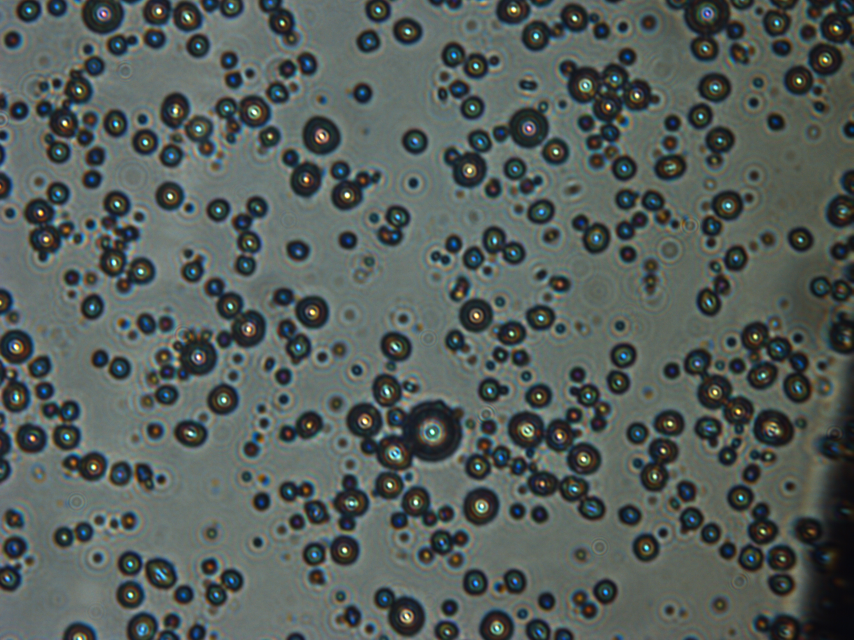
#> input picture 100XOptison6.jpg, 2560 x 1920 px (shown at 1/3 size)
$ python bubble_count.py
#> lines starting #> are read from the running program, lines starting #| are printed output that depends on the picture; after the words box and inside, x2 and y2 are one past the last pixel; in counts of white or black regions, pixels touching at a corner belong together
import cv2
import numpy as np
import matplotlib.pyplot as plt
import math
import timeit
from PIL import Image

X = 10
open_size = 30
baw_thread = 80

#Reading image in black and white
img = Image.open("100XOptison6.jpg")
#> img is the input picture: PIL image 2560x1920 RGB; mean R, G, B 84.8, 93.8, 90
width, height = img.size
#> width = 2560; height = 1920
print(width,height)
#| 2560 1920
gray = img.convert('L')
plt.imshow(gray, cmap='gray')
plt.show()
bw = gray.point(lambda x: 255 if x<baw_thread else 0, '1')
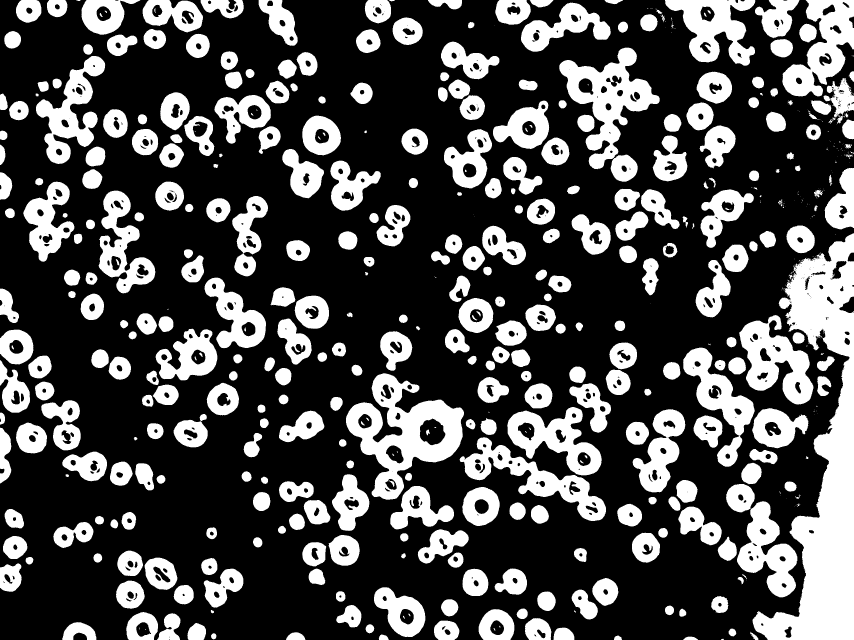
#> bw: PIL image 2560x1920 1 (shown at 1/3 size); 30.6% white; 601 white regions (216 under 20 px), largest, box (x1, y1, x2, y2) and area: (2257, 700, 2560, 1920) 151857, (1038, 1120, 1392, 1499) 55650, (1678, 143, 1979, 508) 39864
plt.imshow(bw, cmap='gray')
plt.show()
img = np.asarray( bw, dtype="uint8" )
#> img: shape (1920, 2560); values 0 (black) and 1 (white), 30.6% white; 601 white regions (216 under 20 px)
original = img

#Resize
#img = cv2.resize(img, (0,0), fx=0.25, fy=0.25)

#Filling holes

contours, hierarchy = cv2.findContours(img,cv2.RETR_TREE,cv2.CHAIN_APPROX_SIMPLE)
#> contours = 1241 contours, 500 with area under 20; largest, box (x1, y1, x2, y2) and area: (2257, 700, 2560, 1920) 153135, (1038, 1120, 1392, 1499) 64498, (1678, 143, 1979, 508) 42785, (2347, 0, 2560, 289) 32250, (2218, 945, 2441, 1214) 31524

for cnt in contours:
    cv2.drawContours(img,[cnt],0,255,-1)
#> this loop made 1241 passes
#> cnt on passes 8, 18, 25: [[2250, 1895]], [[1607, 1909], [1608, 1908], [1609, 1909], [1608, 1910]], [[437, 1887], [436, 1888], [436, 1889], [437, 1889]]
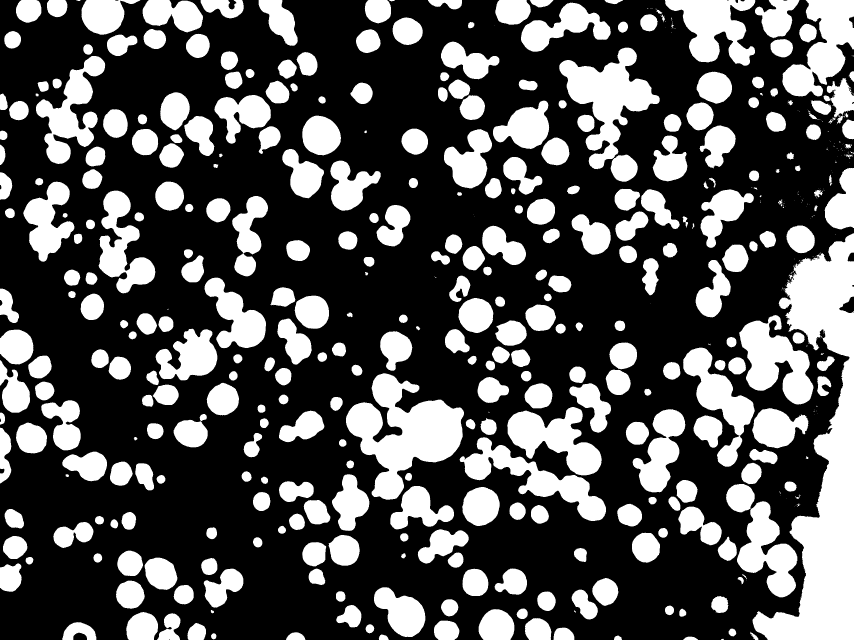
#> img: shape (1920, 2560) (shown at 1/3 size); 32.8% white; 548 white regions (194 under 20 px), largest, box (x1, y1, x2, y2) and area: (2257, 700, 2560, 1920) 155172, (1038, 1120, 1392, 1499) 65376, (1678, 143, 1979, 508) 43528
fill_hole = img

#Opening
kernel1 = cv2.getStructuringElement(cv2.MORPH_ELLIPSE,(open_size,open_size))
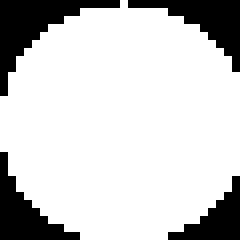
#> kernel1: shape (30, 30) (shown 8 times larger); values 0 (black) and 1 (white), 80.1% white; 4 black regions, box (x1, y1, x2, y2) and area: (0, 0, 15, 12) 58, (16, 0, 30, 9) 46, (0, 19, 10, 30) 43, (21, 22, 30, 30) 32
opening = cv2.morphologyEx(img, cv2.MORPH_OPEN, kernel1)
#> opening: shape (1920, 2560); 30.4% white; 237 white regions, largest, box (x1, y1, x2, y2) and area: (2260, 703, 2560, 1920) 151058, (1039, 1121, 1392, 1500) 63805, (1679, 144, 1966, 452) 39075

kernel2 = cv2.getStructuringElement(cv2.MORPH_ELLIPSE,(int(open_size/4),int(open_size/4)))
subtract = cv2.morphologyEx(img - opening, cv2.MORPH_OPEN, kernel2)
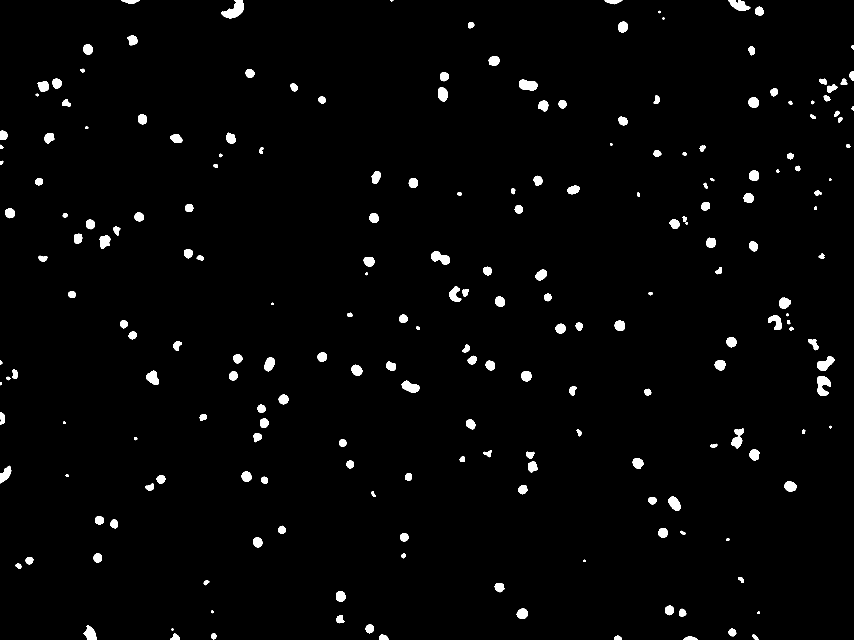
#> subtract: shape (1920, 2560) (shown at 1/3 size); 1.9% white; 215 white regions, largest, box (x1, y1, x2, y2) and area: (663, 0, 731, 55) 1975, (2452, 1129, 2493, 1188) 1565, (1557, 239, 1613, 271) 1399

plt.subplot(221)
plt.imshow(original, cmap='gray')
plt.subplot(222)
plt.imshow(opening, cmap='gray')
plt.subplot(223)
plt.imshow(subtract, cmap='gray')
plt.show()

img = opening
img = cv2.blur(img, (3,3))
subtract = cv2.blur(subtract, (3,3))

#Hough
circles = cv2.HoughCircles(img,cv2.HOUGH_GRADIENT,1,35, param1=1,param2=21,minRadius=0,maxRadius=200)
#> circles = 299 rows, first 8: [1427.5, 945.5, 51.6], [389.5, 1689.5, 37.9], [507.5, 587.5, 43.2], [49.5, 1040.5, 51.6], [359.5, 1105.5, 32.9], [1092.5, 1261.5, 54.8], [1245.5, 424.5, 38.3], [670.5, 1197.5, 46.3]

#Big ones
circles = np.uint16(np.around(circles))
#> circles = 299 rows, first 8: [1428, 946, 52], [390, 1690, 38], [508, 588, 43], [50, 1040, 52], [360, 1106, 33], [1092, 1262, 55], [1246, 424, 38], [670, 1198, 46]
res = np.zeros(5000)
count=0
for i in circles[0,:]:
    res[count] = i[2]*0.07/660/5*X
    count+=1
    cv2.circle(img,(i[0],i[1]),10,(0,0,255),3)
#> this loop made 299 passes
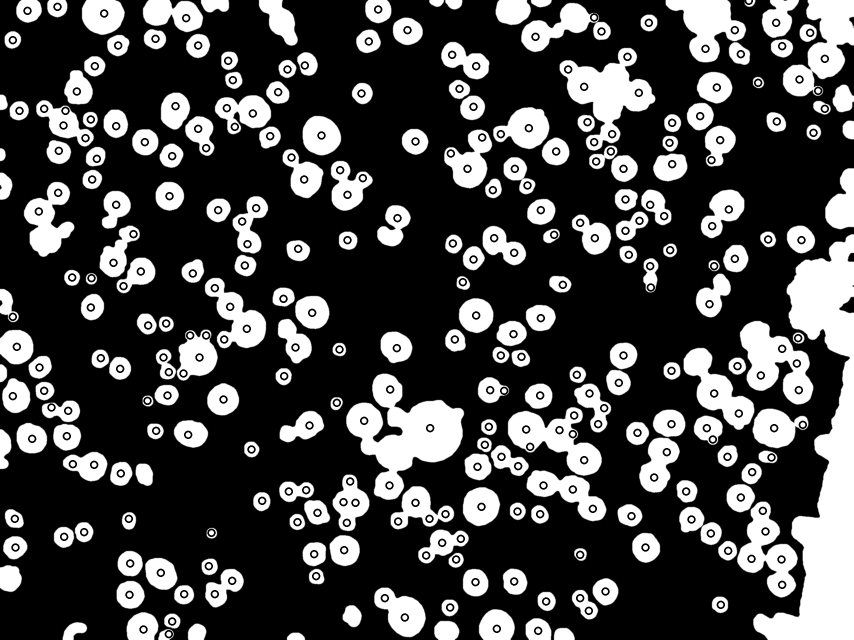
#> img: shape (1920, 2560) (shown at 1/3 size); min 0, max 255, mean 72.7
#> after the loop, count = 299; res = 5000 values, max 0.0216 at index 104, min 0 at index 299, mean 0.000425
print(count)
#| 299
plt.imshow(img)
plt.show()

#Small ones
circles_small = cv2.HoughCircles(subtract,cv2.HOUGH_GRADIENT,1,10, param1=1,param2=13,minRadius=0,maxRadius=200)
#> circles_small = 208 rows, first 8: [712.5, 1075.5, 13.7], [2132.5, 728.5, 14.4], [1988.5, 1598.5, 14.1], [2260.5, 306.5, 15.6], [2261.5, 526.5, 15.5], [1209.5, 956.5, 13.1], [1687.5, 312.5, 11.8], [691.5, 14.5, 39.6]
circles_small = np.uint16(np.around(circles_small))
#> circles_small = 208 rows, first 8: [712, 1076, 14], [2132, 728, 14], [1988, 1598, 14], [2260, 306, 16], [2262, 526, 16], [1210, 956, 13], [1688, 312, 12], [692, 14, 40]
for i in circles_small[0,:]:
    res[count] = i[2]*0.07/660/5*X
    count+=1
    cv2.circle(subtract,(i[0],i[1]),5,(0,0,255),2)
#> this loop made 208 passes
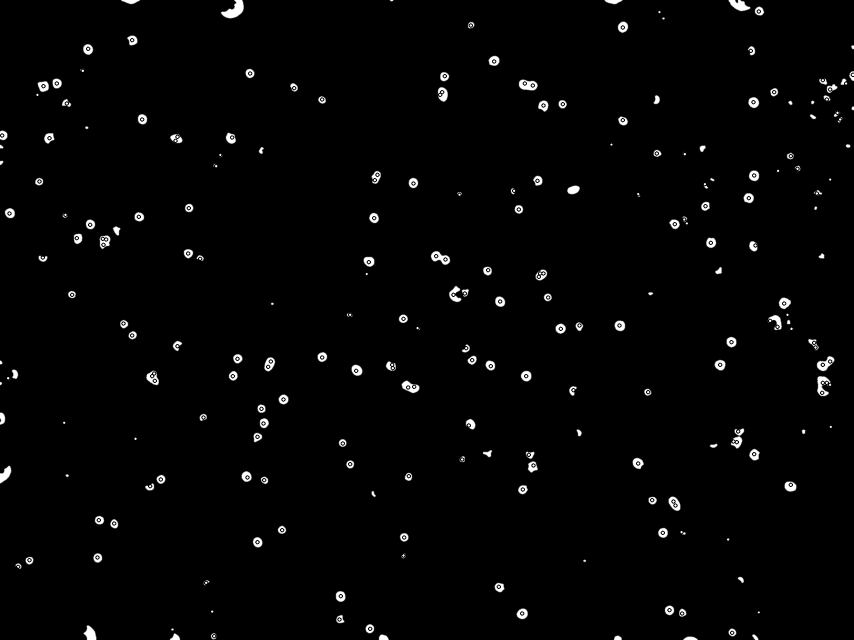
#> subtract: shape (1920, 2560) (shown at 1/3 size); min 0, max 255, mean 4.2
#> after the loop, count = 507; res = 5000 values, max 0.0216 at index 104, min 0 at index 507, mean 0.000537

print(count)
#| 507
plt.imshow(subtract)
plt.show()

# [7 lines of commented-out code are left out]
plt.subplot(221)
plt.imshow(original, cmap='gray')
plt.subplot(222)
plt.imshow(img, cmap='gray')
plt.subplot(223)
plt.imshow(subtract, cmap='gray')
plt.subplot(224)
plt.hist(res[res!=0], bins = 30)
plt.title("Distribution")
plt.xlabel("Size (mm)")
plt.ylabel("Frequency")

plt.show()
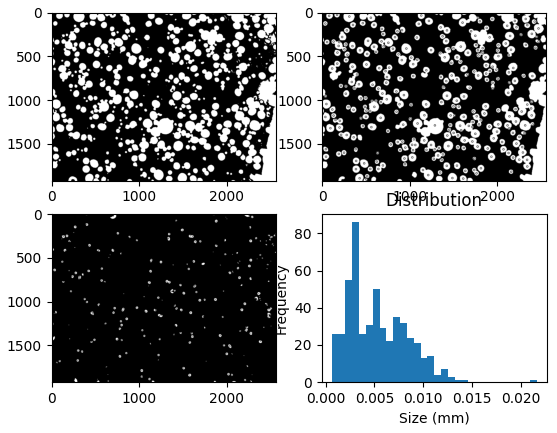
#> figure drawn by matplotlib, 4 panels; panel 4: tallest bar 86 high, from x = 0.00274 to 0.00344

$ run again, with 100XOptison5.jpg copied over 100XOptison6.jpg
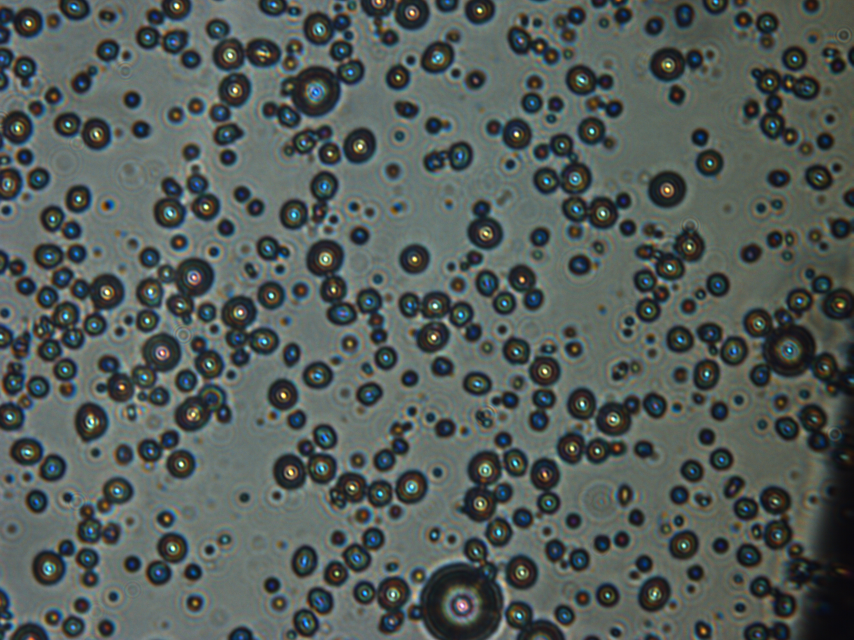
#> input picture 100XOptison5.jpg, 2560 x 1920 px (shown at 1/3 size)
#> img is the input picture: PIL image 2560x1920 RGB; mean R, G, B 83.6, 92.5, 88.7
#| 2560 1920
#> bw: PIL image 2560x1920 1; 33.3% white; 732 white regions (300 under 20 px), largest, box (x1, y1, x2, y2) and area: (2196, 750, 2560, 1920) 224404, (1223, 1611, 1510, 1920) 45122, (788, 11, 1095, 385) 39520
#> contours = 1449 contours, 578 with area under 20; largest, box (x1, y1, x2, y2) and area: (2196, 750, 2560, 1920) 236762, (1223, 1611, 1510, 1920) 55500, (788, 11, 1095, 385) 45096, (1598, 399, 1894, 717) 36312, (99, 821, 373, 1086) 33384
#> the loop `for cnt in contours:` made 1449 passes
#> cnt on passes 13, 18, 37: [[2223, 1857]], [[1080, 1834]], [[9, 1807], [10, 1806], [11, 1807], [10, 1808]]
#> kernel1: shape (30, 30); values 0 (black) and 1 (white), 80.1% white; 4 black regions, box (x1, y1, x2, y2) and area: (0, 0, 15, 12) 58, (16, 0, 30, 9) 46, (0, 19, 10, 30) 43, (21, 22, 30, 30) 32
#> opening: shape (1920, 2560); 34% white; 276 white regions, largest, box (x1, y1, x2, y2) and area: (2227, 758, 2560, 1920) 230555, (1225, 1612, 1510, 1920) 55791, (789, 122, 1095, 385) 34405
#> `circles = cv2.HoughCircles(img,cv2.HOUGH_GRADIENT,1,35, param1=1,param..`: circles = 347 rows, first 8: [2383.5, 174.5, 40.8], [2129.5, 488.5, 42.7], [2003.5, 567.5, 57.2], [1634.5, 1113.5, 47.9], [1999.5, 193.5, 52.4], [543.5, 1392.5, 43.5], [2163.5, 1377.5, 37.1], [264.5, 1265.5, 59.2]
#> `circles = np.uint16(np.around(circles))`: circles = 347 rows, first 8: [2384, 174, 41], [2130, 488, 43], [2004, 568, 57], [1634, 1114, 48], [2000, 194, 52], [544, 1392, 44], [2164, 1378, 37], [264, 1266, 59]
#> the loop `for i in circles[0,:]:` made 347 passes
#> after the loop `for i in circles[0,:]:`: count = 347; res = 5000 values, max 0.032 at index 296, min 0 at index 347, mean 0.000508
#| 347
#> `circles_small = cv2.HoughCircles(subtract,cv2.HOUGH_GRADIENT,1,10, par..`: circles_small = 195 rows, first 8: [13.5, 938.5, 13.2], [324.5, 615.5, 11.8], [2530.5, 105.5, 14.7], [732.5, 1492.5, 14.4], [1640.5, 1593.5, 13], [202.5, 1492.5, 14.7], [2216.5, 1199.5, 14.5], [385.5, 960.5, 12.7]
#> `circles_small = np.uint16(np.around(circles_small))`: circles_small = 195 rows, first 8: [14, 938, 13], [324, 616, 12], [2530, 106, 15], [732, 1492, 14], [1640, 1594, 13], [202, 1492, 15], [2216, 1200, 14], [386, 960, 13]
#> the loop `for i in circles_small[0,:]:` made 195 passes
#> after the loop `for i in circles_small[0,:]:`:
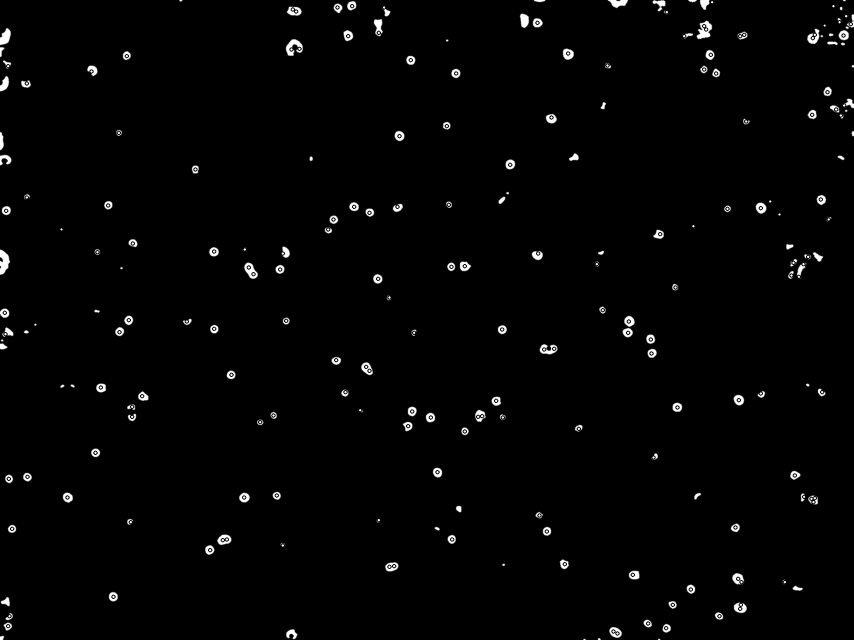
#> subtract: shape (1920, 2560) (shown at 1/3 size); min 0, max 255, mean 3.7
#> after the loop `for i in circles_small[0,:]:`: count = 542; res = 5000 values, max 0.032 at index 296, min 0 at index 542, mean 0.000625
#| 542
#> `plt.show()`:
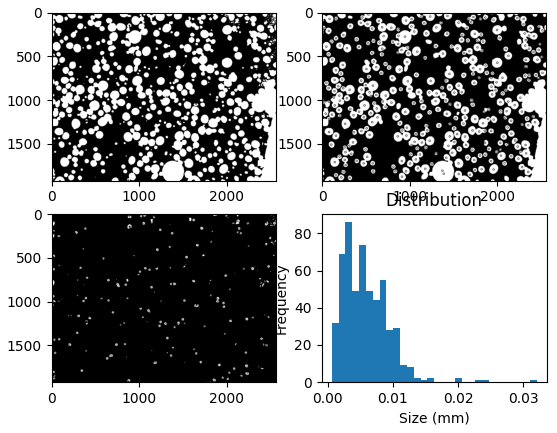
#> figure drawn by matplotlib, 4 panels; panel 4: tallest bar 86 high, from x = 0.00273 to 0.00378
